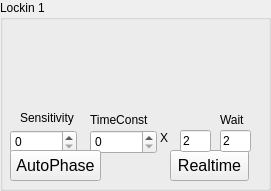
   <widget class="QGroupBox" name="lockin1Box">
    <property name="geometry">
     <rect>
      <x>10</x>
      <y>90</y>
      <width>271</width>
      <height>191</height>
     </rect>
    </property>
    <property name="title">
     <string>Lockin 1</string>
    </property>
    <widget class="QWidget" name="realdisChart1" native="true">
     <property name="geometry">
      <rect>
       <x>10</x>
       <y>20</y>
       <width>251</width>
       <height>91</height>
      </rect>
     </property>
     <property name="mytype" stdset="0">
      <string>chart</string>
     </property>
    </widget>
    <widget class="QPushButton" name="realtimeDisp1">
     <property name="geometry">
      <rect>
       <x>170</x>
       <y>150</y>
       <width>79</width>
       <height>31</height>
      </rect>
     </property>
     <property name="font">
      <font>
       <pointsize>12</pointsize>
      </font>
     </property>
     <property name="text">
      <string>Realtime</string>
     </property>
    </widget>
    <widget class="QSpinBox" name="Sensitivity1">
     <property name="geometry">
      <rect>
       <x>10</x>
       <y>130</y>
       <width>67</width>
       <height>24</height>
      </rect>
     </property>
    </widget>
    <widget class="QSpinBox" name="Timecnst1">
     <property name="geometry">
      <rect>
       <x>90</x>
       <y>130</y>
       <width>67</width>
       <height>24</height>
      </rect>
     </property>
    </widget>
    <widget class="QPushButton" name="autoPhase1">
     <property name="geometry">
      <rect>
       <x>10</x>
       <y>150</y>
       <width>91</width>
       <height>31</height>
      </rect>
     </property>
     <property name="font">
      <font>
       <pointsize>12</pointsize>
      </font>
     </property>
     <property name="text">
      <string>AutoPhase</string>
     </property>
    </widget>
    <widget class="QLineEdit" name="wait1">
     <property name="geometry">
      <rect>
       <x>180</x>
       <y>130</y>
       <width>31</width>
       <height>22</height>
      </rect>
     </property>
     <property name="text">
      <string>2</string>
     </property>
    </widget>
    <widget class="QLabel" name="label">
     <property name="geometry">
      <rect>
       <x>160</x>
       <y>130</y>
       <width>16</width>
       <height>16</height>
      </rect>
     </property>
     <property name="text">
      <string>X</string>
     </property>
    </widget>
    <widget class="QLineEdit" name="wait1_2">
     <property name="geometry">
      <rect>
       <x>220</x>
       <y>130</y>
       <width>31</width>
       <height>22</height>
      </rect>
     </property>
     <property name="text">
      <string>2</string>
     </property>
    </widget>
    <widget class="QLabel" name="label_15">
     <property name="geometry">
      <rect>
       <x>20</x>
       <y>110</y>
       <width>61</width>
       <height>16</height>
      </rect>
     </property>
     <property name="text">
      <string>Sensitivity</string>
     </property>
     <property name="mytype" stdset="0">
      <string>label</string>
     </property>
    </widget>
    <widget class="QLabel" name="label_18">
     <property name="geometry">
      <rect>
       <x>90</x>
       <y>110</y>
       <width>61</width>
       <height>20</height>
      </rect>
     </property>
     <property name="text">
      <string>TimeConst</string>
     </property>
     <property name="mytype" stdset="0">
      <string>label</string>
     </property>
    </widget>
    <widget class="QLabel" name="label_19">
     <property name="geometry">
      <rect>
       <x>220</x>
       <y>110</y>
       <width>31</width>
       <height>20</height>
      </rect>
     </property>
     <property name="text">
      <string>Wait</string>
     </property>
     <property name="mytype" stdset="0">
      <string>label</string>
     </property>
    </widget>
   </widget>
